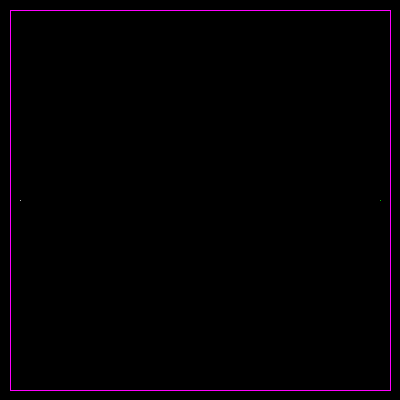
Frame 1 (no input)
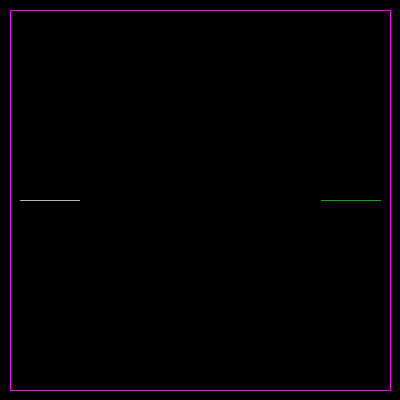
Frame 60 (the mouse pressed at the canvas centre just before this capture)
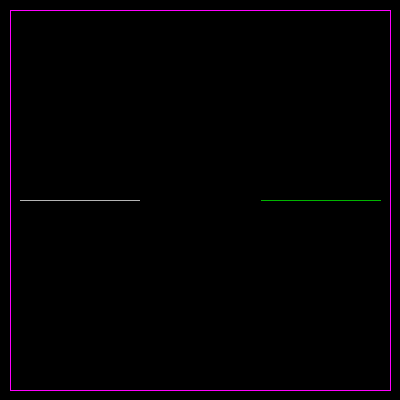
Frame 120 (the mouse held since frame 60 and released just before this capture)

The Processing sketch that drew these frames (run headless with seeded random() and noise(); from frame 60 on, the mouse is pressed at the canvas centre):

// Processing sketch: processing_77832
// ── processing_77832.pde

//Brian C, Tron, CP1 Mods 16/17

int x = 20;
int y = 200;
int direction = RIGHT;
int compX = 380;
int compY = 200;
int compDir = LEFT;
boolean gameOver = false;
void setup()
{
  size(400, 400);
  background(0);
  noFill();
  stroke(255, 0, 255);
  rect(10, 10, 380, 380);
}
void draw()
{
  stroke(255);
  if (get(x, y) != color(0))
  {
    gameOver = true;
    fill(255, 0, 0);
    noStroke();
    ellipse(200, 200, 200, 200);
    fill(0, 0, 255);
    text("GAME OVER \n YOU LOSE", 60, 210);
  }
  else if (get(compX, compY) != color(0))
  {
    gameOver = true;
    fill(255, 0, 0);
    noStroke();
    ellipse(200, 200, 200, 200);
    fill(0, 0, 255);
    text("GAME OVER \n YOU WIN", 60, 210);
  }
  else
  {
    human();
    if (gameOver == false)
    {
      computer();
    }
  }
}
void keyPressed()
{
  if (key == 'w')
  {
    direction = UP;
  }
  else if (key == 's')
  {
    direction = DOWN;
  }
  else if (key == 'a')
  {
    direction = LEFT;
  }
  else if (key == 'd')
  {
    direction = RIGHT;
  }
  else if (key == 'r')
  {
    gameOver = false;
    background(0);
    fill(0);
    stroke(255, 0, 255);
    rect(10, 10, 380, 380);
    x = 20;
    y = 200;
    direction = RIGHT;
    compX = 380;
    compY = 200;
    compDir = LEFT;
  }
}
void human()
{
  stroke(255);
  if (gameOver == false)
  {
    point(x, y);
  }
  if (direction == RIGHT)
  {
    x++;
  }
  else if (direction == LEFT)
  {
    x--;
  }
  else if (direction == UP)
  {
    y--;
  }
  else if (direction == DOWN)
  {
    y++;
  }
}
void computer()
{
  stroke(0, 255, 0);
  if (gameOver == false)
  {
    point(compX, compY);
  }
  if (compDir == RIGHT)
  {
    compX++;
    if (get(compX+1, compY) != color(0))
    {
      if (get(compX, compY+1) != color(0))
      {
        compDir = UP;
      }
      else if (get(compX, compY-1) != color(0))
      {
        compDir = DOWN;
      }
      else 
      {
        if (random(1) < .5)
        {
          compDir = UP;
        }
        else 
        {
          compDir = DOWN;
        }
      }
    }
  }
  else if (compDir == LEFT)
  {
    compX--;
    if (get(compX-1, compY) != color(0))
    {
      if (get(compX, compY+1) != color(0))
      {
        compDir = UP;
      }
      else if (get(compX, compY-1) != color(0))
      {
        compDir = DOWN;
      }
      else 
      {
        if (random(1) < .5)
        {
          compDir = UP;
        }
        else 
        {
          compDir = DOWN;
        }
      }
    }
  }
  else if (compDir == UP)
  {
    compY--;
    if (get(compX, compY-1) != color(0))  
    {  
      if (get(compX+1, compY) != color(0))
      {
        compDir = LEFT;
      }
      else if (get(compX-1, compY) != color(0))
      {
        compDir = RIGHT;
      }
      else 
      {
        if (random(1) < .5)
        {
          compDir = RIGHT;
        }
        else 
        {
          compDir = LEFT;
        }
      }
    }
  }
  else if (compDir == DOWN)
  {
    compY++;
    if (get(compX, compY+1) != color(0))
    {
      if (get(compX+1, compY) != color(0))
      {
        compDir = LEFT;
      }
      else if (get(compX-1, compY) != color(0))
      {
        compDir = RIGHT;
      }
      else 
      {
        if (random(1) < .5)
        {
          compDir = RIGHT;
        }
        else 
        {
          compDir = LEFT;
        }
      }
    }
  }
}
